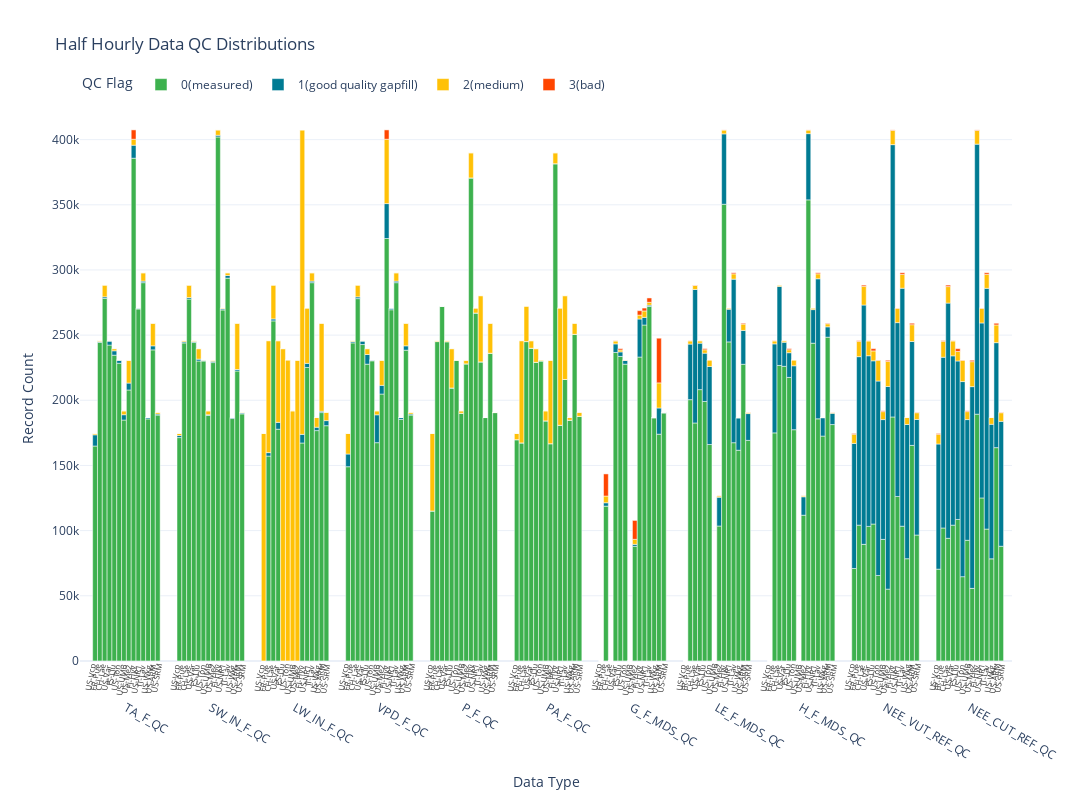

Write notebook code for a chart like this one.
### Code cell
# stacked and grouped barchart
# ref: https://dev.to/fronkan/stacked-and-grouped-bar-charts-using-plotly-python-a4p
# ref: https://community.plotly.com/t/grouped-stacked-bar-chart/60805/5

groups = qc_df["data_type"].unique()
subgroup_text = qc_df["site_id"].unique()
features = ["0","1","2","3"]
features_labels = ["0(measured)","1(good quality gapfill)","2(medium)","3(bad)"]
index = target_sites
total_offset = len(index) + 1
fig_data = []

color_options = {
    "0": "#3DB14E",
    "1": "#007B93",
    "2": "#FFC107",
    "3": "#FF4500"
}

# Add the traces
for i, s in enumerate(index):
    site_df = qc_df[qc_df['site_id'] == s]
    for j, q in enumerate(features):
        bar_plot = go.Bar(
            x = site_df["data_type"], y=site_df[q],
            name = features_labels[j],
            offsetgroup = i,
            customdata= site_df[["site_id"]],
            hovertemplate = "%{x}-%{customdata[0]}<br>%{y}",
            marker_color = color_options[q],
            showlegend = False,
        )
        
        if j > 0: # Move vertically
            bar_plot.base = site_df[features[:j]].sum(axis=1)
        
#         if j == len(features)-1:
#             bar_plot.text = s
#             bar_plot.textposition = "outside"
#             bar_plot.textangle = -60
#             bar_plot.outsidetextfont = dict(size = 20, color="dark gray")
        
        if i == 1:
            bar_plot.showlegend = True
        
        fig_data.append(bar_plot)

fig = go.Figure(
    data=fig_data,
    layout=go.Layout(
        height = 800,
        width = 1400,
        legend_title_text= "QC Flag",
        title="Half Hourly Data QC Distributions",
        xaxis_title="Data Type",
        yaxis_title="Record Count",
        legend_orientation="h",
        legend_yanchor="top",
        legend_x=0,
        legend_y=1.05,
        template='plotly_white'
    )  
)

for i, g in enumerate(groups):
    for j, site_id in enumerate([ x for x in index if x in subgroup_text]):
        fig.add_annotation(
                x=-0.55 + (i*1) + (j*0.06), 
                y=-0.5,
                text= site_id,
                showarrow=False,
                textangle=-80,
                yanchor='top',
                xanchor='left',
                font=dict(color='#333', size=8))

fig.show()

# Export Fig
fig.write_html(data_dir + "\\figures\\GoldSitesQCDistribution.html")
